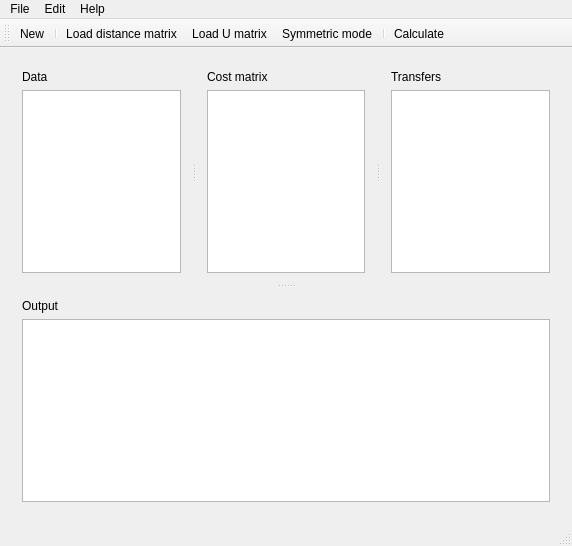
<?xml version="1.0" encoding="UTF-8"?>
<ui version="4.0">
 <class>MainWindow</class>
 <widget class="QMainWindow" name="MainWindow">
  <property name="geometry">
   <rect>
    <x>0</x>
    <y>0</y>
    <width>572</width>
    <height>546</height>
   </rect>
  </property>
  <property name="windowTitle">
   <string>SCalc 1.0</string>
  </property>
  <property name="windowIcon">
   <iconset resource="resources.qrc">
    <normaloff>:/icons/img/logo-16x16.png</normaloff>:/icons/img/logo-16x16.png</iconset>
  </property>
  <widget class="QWidget" name="centralWidget">
   <layout class="QVBoxLayout" name="verticalLayout_5">
    <item>
     <widget class="QSplitter" name="verticalSplitter">
      <property name="orientation">
       <enum>Qt::Vertical</enum>
      </property>
      <widget class="QSplitter" name="horizontalSplitter">
       <property name="orientation">
        <enum>Qt::Horizontal</enum>
       </property>
       <widget class="QWidget" name="layoutWidget1">
        <layout class="QVBoxLayout" name="verticalLayout">
         <item>
          <widget class="QLabel" name="dataLabel">
           <property name="text">
            <string>Data</string>
           </property>
          </widget>
         </item>
         <item>
          <widget class="DataTableView" name="dataTable">
           <property name="contextMenuPolicy">
            <enum>Qt::DefaultContextMenu</enum>
           </property>
          </widget>
         </item>
        </layout>
       </widget>
       <widget class="QWidget" name="layoutWidget2">
        <layout class="QVBoxLayout" name="verticalLayout_2">
         <item>
          <widget class="QLabel" name="costMatrixLabel">
           <property name="text">
            <string>Cost matrix</string>
           </property>
          </widget>
         </item>
         <item>
          <widget class="CostMatrixTableView" name="costMatrixTable">
           <property name="selectionMode">
            <enum>QAbstractItemView::ContiguousSelection</enum>
           </property>
          </widget>
         </item>
        </layout>
       </widget>
       <widget class="QWidget" name="layoutWidget">
        <layout class="QVBoxLayout" name="verticalLayout_3">
         <item>
          <widget class="QLabel" name="movementsLabel">
           <property name="text">
            <string>Transfers</string>
           </property>
          </widget>
         </item>
         <item>
          <widget class="OutputTableWidget" name="movementsTable">
           <property name="editTriggers">
            <set>QAbstractItemView::NoEditTriggers</set>
           </property>
          </widget>
         </item>
        </layout>
       </widget>
      </widget>
      <widget class="QWidget" name="layoutWidget">
       <layout class="QVBoxLayout" name="verticalLayout_4">
        <item>
         <widget class="QLabel" name="label">
          <property name="text">
           <string>Output</string>
          </property>
         </widget>
        </item>
        <item>
         <widget class="QTextEdit" name="output">
          <property name="font">
           <font>
            <family>Courier New</family>
            <pointsize>14</pointsize>
           </font>
          </property>
          <property name="readOnly">
           <bool>true</bool>
          </property>
          <property name="html">
           <string>&lt;!DOCTYPE HTML PUBLIC &quot;-//W3C//DTD HTML 4.0//EN&quot; &quot;http://www.w3.org/TR/REC-html40/strict.dtd&quot;&gt;
&lt;html&gt;&lt;head&gt;&lt;meta name=&quot;qrichtext&quot; content=&quot;1&quot; /&gt;&lt;style type=&quot;text/css&quot;&gt;
p, li { white-space: pre-wrap; }
&lt;/style&gt;&lt;/head&gt;&lt;body style=&quot; font-family:'Courier New'; font-size:14pt; font-weight:400; font-style:normal;&quot;&gt;
&lt;p style=&quot;-qt-paragraph-type:empty; margin-top:0px; margin-bottom:0px; margin-left:0px; margin-right:0px; -qt-block-indent:0; text-indent:0px; font-family:'Ubuntu'; font-size:11pt;&quot;&gt;&lt;br /&gt;&lt;/p&gt;&lt;/body&gt;&lt;/html&gt;</string>
          </property>
         </widget>
        </item>
       </layout>
      </widget>
     </widget>
    </item>
   </layout>
  </widget>
  <widget class="QMenuBar" name="menuBar">
   <property name="geometry">
    <rect>
     <x>0</x>
     <y>0</y>
     <width>572</width>
     <height>25</height>
    </rect>
   </property>
   <widget class="QMenu" name="fileMenu">
    <property name="title">
     <string>File</string>
    </property>
    <addaction name="newAction"/>
    <addaction name="separator"/>
    <addaction name="importDataAction"/>
    <addaction name="exportDataAction"/>
    <addaction name="separator"/>
    <addaction name="importCostMatrixAction"/>
    <addaction name="exportCostMatrixAction"/>
    <addaction name="separator"/>
    <addaction name="exportProblemToGnuMathProgAction"/>
    <addaction name="separator"/>
    <addaction name="exitAction"/>
   </widget>
   <widget class="QMenu" name="menuEdit">
    <property name="title">
     <string>Edit</string>
    </property>
    <addaction name="calculateAction"/>
    <addaction name="separator"/>
    <addaction name="symmetricEditModeAction"/>
    <addaction name="loadDistanceMatrixAction"/>
    <addaction name="loadUMatrixAction"/>
    <addaction name="separator"/>
    <addaction name="clearOutputAction"/>
   </widget>
   <widget class="QMenu" name="menuHelp">
    <property name="title">
     <string>Help</string>
    </property>
    <addaction name="aboutAction"/>
   </widget>
   <addaction name="fileMenu"/>
   <addaction name="menuEdit"/>
   <addaction name="menuHelp"/>
  </widget>
  <widget class="QToolBar" name="mainToolBar">
   <attribute name="toolBarArea">
    <enum>TopToolBarArea</enum>
   </attribute>
   <attribute name="toolBarBreak">
    <bool>false</bool>
   </attribute>
   <addaction name="newAction"/>
   <addaction name="separator"/>
   <addaction name="loadDistanceMatrixAction"/>
   <addaction name="loadUMatrixAction"/>
   <addaction name="symmetricEditModeAction"/>
   <addaction name="separator"/>
   <addaction name="calculateAction"/>
  </widget>
  <widget class="QStatusBar" name="statusBar"/>
  <action name="loadDistanceMatrixAction">
   <property name="icon">
    <iconset resource="resources.qrc">
     <normaloff>:/icons/img/distance-matrix-16x16.png</normaloff>:/icons/img/distance-matrix-16x16.png</iconset>
   </property>
   <property name="text">
    <string>Load distance matrix</string>
   </property>
  </action>
  <action name="calculateAction">
   <property name="icon">
    <iconset resource="resources.qrc">
     <normaloff>:/icons/img/calculate-16x16.png</normaloff>:/icons/img/calculate-16x16.png</iconset>
   </property>
   <property name="text">
    <string>Calculate</string>
   </property>
   <property name="toolTip">
    <string>Calculate</string>
   </property>
   <property name="shortcut">
    <string>Ctrl+R</string>
   </property>
  </action>
  <action name="symmetricEditModeAction">
   <property name="checkable">
    <bool>true</bool>
   </property>
   <property name="icon">
    <iconset resource="resources.qrc">
     <normaloff>:/icons/img/symmetric-mode-16x16.png</normaloff>:/icons/img/symmetric-mode-16x16.png</iconset>
   </property>
   <property name="text">
    <string>Symmetric mode</string>
   </property>
  </action>
  <action name="loadUMatrixAction">
   <property name="icon">
    <iconset resource="resources.qrc">
     <normaloff>:/icons/img/u-matrix-16x16.png</normaloff>:/icons/img/u-matrix-16x16.png</iconset>
   </property>
   <property name="text">
    <string>Load U matrix</string>
   </property>
  </action>
  <action name="clearOutputAction">
   <property name="icon">
    <iconset resource="resources.qrc">
     <normaloff>:/icons/img/edit-clear-16x16.png</normaloff>:/icons/img/edit-clear-16x16.png</iconset>
   </property>
   <property name="text">
    <string>Clear output</string>
   </property>
  </action>
  <action name="newAction">
   <property name="icon">
    <iconset resource="resources.qrc">
     <normaloff>:/icons/img/document-new-16x16.png</normaloff>:/icons/img/document-new-16x16.png</iconset>
   </property>
   <property name="text">
    <string>New...</string>
   </property>
   <property name="shortcut">
    <string>Ctrl+N</string>
   </property>
  </action>
  <action name="exitAction">
   <property name="icon">
    <iconset resource="resources.qrc">
     <normaloff>:/icons/img/system-log-out-16x16.png</normaloff>:/icons/img/system-log-out-16x16.png</iconset>
   </property>
   <property name="text">
    <string>Exit</string>
   </property>
   <property name="shortcut">
    <string>Ctrl+Q</string>
   </property>
  </action>
  <action name="importCostMatrixAction">
   <property name="text">
    <string>Import cost matrix...</string>
   </property>
  </action>
  <action name="exportCostMatrixAction">
   <property name="text">
    <string>Export cost matrix...</string>
   </property>
  </action>
  <action name="importDataAction">
   <property name="text">
    <string>Import data...</string>
   </property>
  </action>
  <action name="exportDataAction">
   <property name="text">
    <string>Export data...</string>
   </property>
  </action>
  <action name="aboutAction">
   <property name="icon">
    <iconset resource="resources.qrc">
     <normaloff>:/icons/img/info-16x16.png</normaloff>:/icons/img/info-16x16.png</iconset>
   </property>
   <property name="text">
    <string>About...</string>
   </property>
  </action>
  <action name="exportProblemToGnuMathProgAction">
   <property name="text">
    <string>Export problem to GNU MathProg...</string>
   </property>
   <property name="toolTip">
    <string>Export problem</string>
   </property>
  </action>
 </widget>
 <layoutdefault spacing="6" margin="11"/>
 <customwidgets>
  <customwidget>
   <class>DataTableView</class>
   <extends>QTableView</extends>
   <header>datatableview.h</header>
  </customwidget>
  <customwidget>
   <class>CostMatrixTableView</class>
   <extends>QTableView</extends>
   <header>costmatrixtableview.h</header>
  </customwidget>
  <customwidget>
   <class>OutputTableWidget</class>
   <extends>QTableWidget</extends>
   <header>outputtablewidget.h</header>
  </customwidget>
 </customwidgets>
 <resources>
  <include location="resources.qrc"/>
 </resources>
 <connections/>
</ui>
